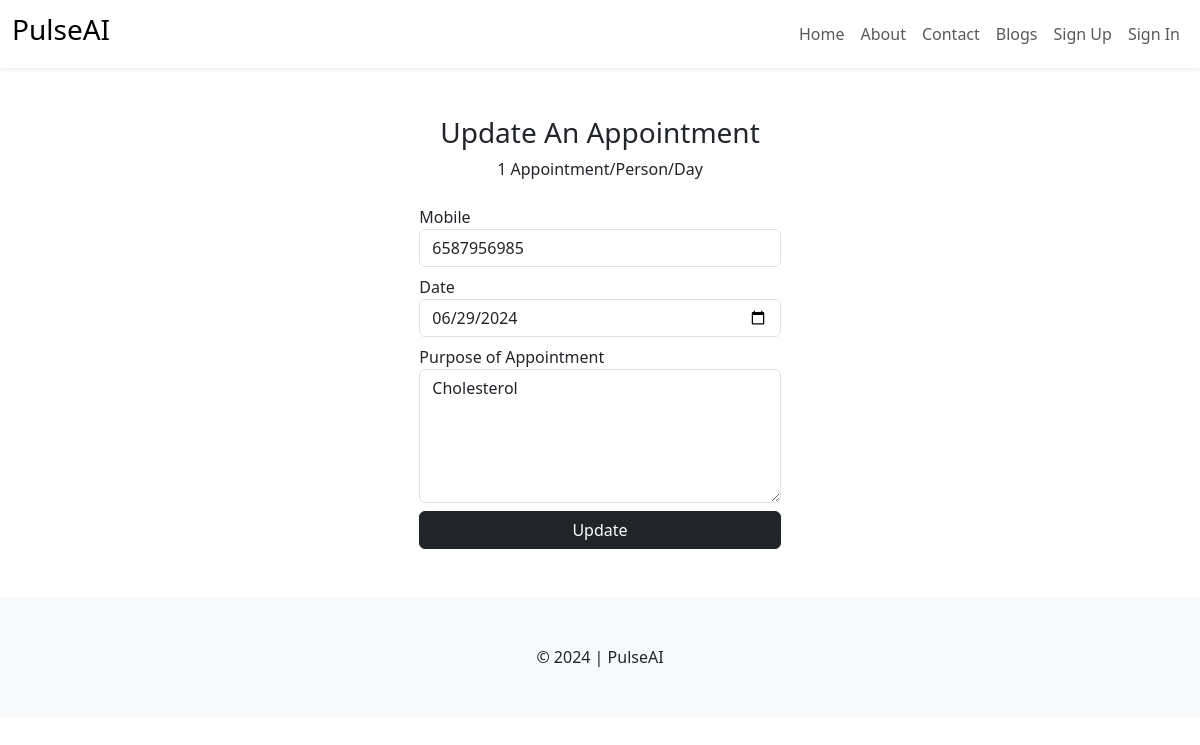
/patient/update_appointment/4/, run on the app's committed database.
### patient/models.py (models this page shows, shortened)
class Appointment(models.Model):
    user = models.ForeignKey(User, on_delete=models.DO_NOTHING)
    mobile = models.CharField(max_length=20)
    date = models.DateField()
    note = models.TextField()
    status = models.CharField(max_length=255, choices=APPOINTMENT_STATUS_OPTION, default="Booked")

### patient/views.py (the view, shortened to what this page needs)
# urls.py: path("update_appointment/<int:aid>/", views.update_appointment, name="update_appointment"),
def update_appointment(request, aid):
    app = Appointment.objects.get(id=aid)
    context = {
        'appointment': app
    }
    return render(request, 'patient/appointment_update.html', context)

### templates/patient/appointment_update.html (shortened to what this page needs)
{% extends "layout.html" %}
{% block content %}
<div class="container my-5">
<div class="row g-3">
    <div class="col-md-4 mx-auto">
        <div class="mb-4 text-center">
            <h3>Update An Appointment</h3>
            <p>1 Appointment/Person/Day</p>
        </div>
        <form action="{% url "update_appointment" appointment.id %}" method="post">
            <div class="mb-2">
                <label>Mobile</label>
                <input type="text" name="mobile" class="form-control" value="{{appointment.mobile}}" required>
            </div>
            <div class="mb-2">
                <label>Date</label>
                <input type="date" name="date" class="form-control" value="{{appointment.date|date:"Y-m-d"}}" required>
            </div>
            <div class="mb-2">
                <label>Purpose of Appointment</label>
                <textarea rows="5" class="form-control" name="note" required>{{appointment.note}}</textarea>
            </div>
            <div class="mt-2">
                <input type="submit" value="Update" class="btn btn-dark w-100">
            </div>
        </form>
    </div>
</div>
</div>
{% endblock %}

### data on the page
Appointment: mobile "6587956985", date "06/29/2024", note "Cholesterol"
